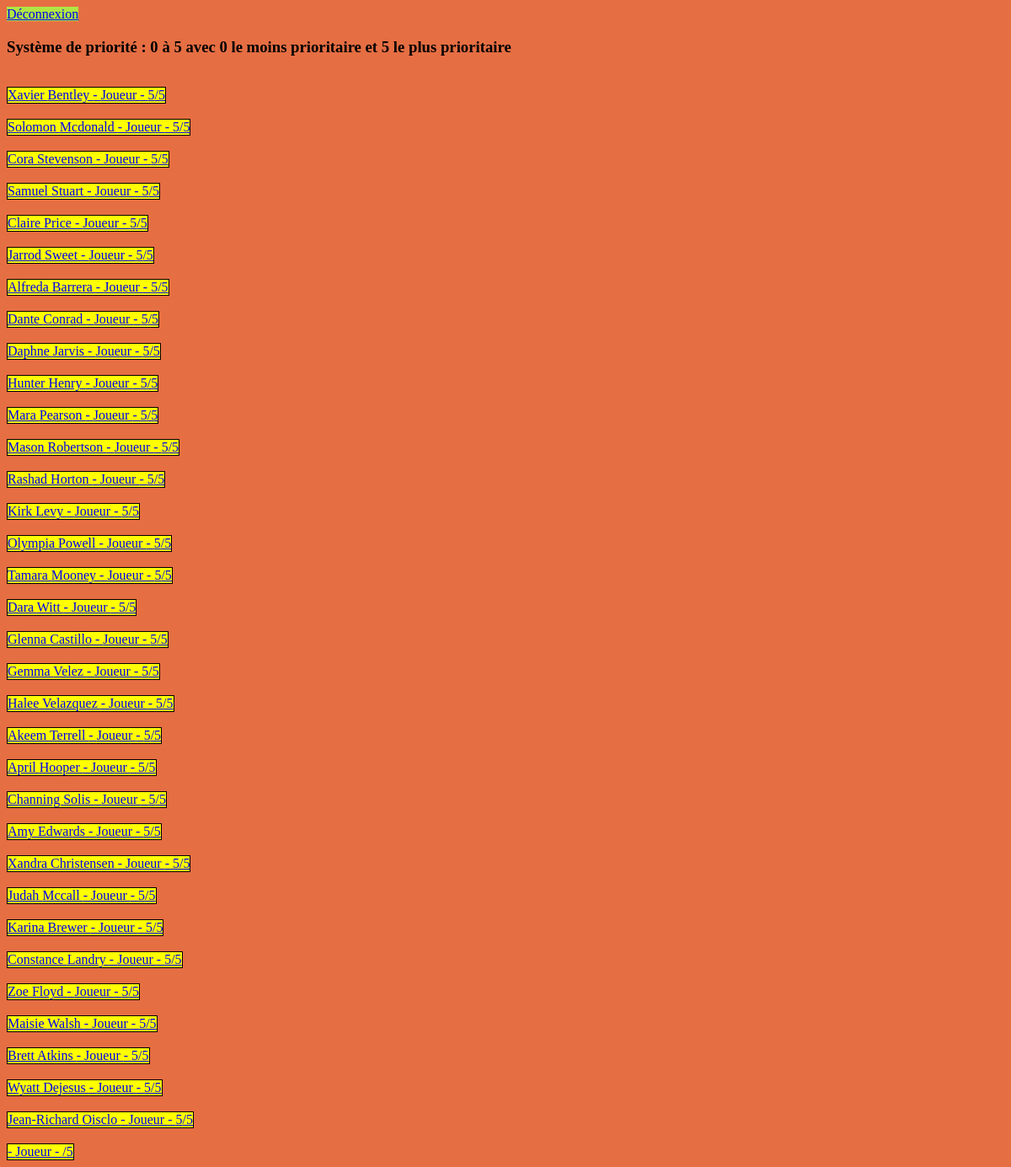
The app's page /CRM/listeVIP.php (signed in) with its own data.
### tables this page shows
CREATE TABLE `ListeVIP` (
  `idFiche` int(11) NOT NULL,
  `idJoueur` int(11) DEFAULT NULL,
  `idArbitre` int(11) DEFAULT NULL,
  `idRamasseur` int(11) DEFAULT NULL,
  `idAutreVIP` int(11) DEFAULT NULL,
  `notation` int(11) DEFAULT NULL
);

CREATE TABLE `Joueur` (
  `idJoueur` int(11) NOT NULL,
  `nom` varchar(255) NOT NULL,
  `prenom` varchar(255) NOT NULL,
  `dateNaissance` date NOT NULL,
  `nationalite` varchar(255) NOT NULL
);

### CRM/listeVIP.php (the view, shortened to what this page needs)
<html>
    <head>
        <link rel="stylesheet" type="text/css" href="style.css" />
    </head>
    <body>
        <?php
        if(isset($_COOKIE["token"])){
            if($_COOKIE["token"]){
                echo "<a href=\"unlog.php\" id=\"deconnexion\">Déconnexion</a></br>";
                echo "<h3>Système de priorité : 0 à 5 avec 0 le moins prioritaire et 5 le plus prioritaire</h3>";
                $bdd=Connection::getBDD();
                $query = $bdd->prepare('SELECT * from ListeVIP');
                $query->execute();
                while($data=$query->fetch()){
                    if($data[1] != null){
                        $secondQuery = $bdd->prepare("SELECT nom,prenom,ListeVIP.idFiche, notation from ListeVIP join Joueur where Joueur.idJoueur=$data[0]");
                        $typeVIP= "Joueur";
                    }
                    $secondQuery->execute();
                    $data2=$secondQuery->fetch();
                    $nom = $data2[0];
                    $prenom= $data2[1];
                    $id=$data[0];
                    $notation=$data2[3];
                    echo "<br><div style=\"background-color:yellow;border: 1px solid black;display:inline-block\">
                    <a href=\"./fiche.php?id=$id\">
                    $prenom $nom - $typeVIP - $notation/5</a></div><br>";
                }
            }
            else{
                header('Location:accessDenied.php');
            }
        }else{
            header('Location:accessDenied.php');
        }
    ?>
    </body>
</html>

### CRM/style.css (style rules this page uses)
body { background-color: rgb(230, 110, 67); }
#deconnexion { background-color: rgb(175, 230, 67); }

### records on screen
listevip: idJoueur.prenom "Xavier", idJoueur.nom "Bentley", idJoueur "Joueur", notation "5"
listevip: idJoueur.prenom "Solomon", idJoueur.nom "Mcdonald", idJoueur "Joueur", listevip.notation "5"
listevip: idJoueur.prenom "Cora", idJoueur.nom "Stevenson", idJoueur "Joueur", listevip.notation "5"
listevip: idJoueur.prenom "Samuel", idJoueur.nom "Stuart", idJoueur "Joueur", listevip.notation "5"
listevip: idJoueur.prenom "Claire", idJoueur.nom "Price", idJoueur "Joueur", listevip.notation "5"
listevip: idJoueur.prenom "Jarrod", idJoueur.nom "Sweet", idJoueur "Joueur", listevip.notation "5"
listevip: idJoueur.prenom "Alfreda", idJoueur.nom "Barrera", idJoueur "Joueur", listevip.notation "5"
listevip: idJoueur.prenom "Dante", idJoueur.nom "Conrad", idJoueur "Joueur", listevip.notation "5"
listevip: idJoueur.prenom "Daphne", idJoueur.nom "Jarvis", idJoueur "Joueur", listevip.notation "5"
listevip: idJoueur.prenom "Hunter", idJoueur.nom "Henry", idJoueur "Joueur", listevip.notation "5"
listevip: idJoueur.prenom "Mara", idJoueur.nom "Pearson", idJoueur "Joueur", listevip.notation "5"
listevip: idJoueur.prenom "Mason", idJoueur.nom "Robertson", idJoueur "Joueur", listevip.notation "5"
listevip: idJoueur.prenom "Rashad", idJoueur.nom "Horton", idJoueur "Joueur", listevip.notation "5"
listevip: idJoueur.prenom "Kirk", idJoueur.nom "Levy", idJoueur "Joueur", listevip.notation "5"
listevip: idJoueur.prenom "Olympia", idJoueur.nom "Powell", idJoueur "Joueur", listevip.notation "5"
listevip: idJoueur.prenom "Tamara", idJoueur.nom "Mooney", idJoueur "Joueur", listevip.notation "5"
listevip: idJoueur.prenom "Dara", idJoueur.nom "Witt", idJoueur "Joueur", listevip.notation "5"
listevip: idJoueur.prenom "Glenna", idJoueur.nom "Castillo", idJoueur "Joueur", listevip.notation "5"
listevip: idJoueur.prenom "Gemma", idJoueur.nom "Velez", idJoueur "Joueur", listevip.notation "5"
listevip: idJoueur.prenom "Halee", idJoueur.nom "Velazquez", idJoueur "Joueur", listevip.notation "5"
listevip: idJoueur.prenom "Akeem", idJoueur.nom "Terrell", idJoueur "Joueur", listevip.notation "5"
listevip: idJoueur.prenom "April", idJoueur.nom "Hooper", idJoueur "Joueur", listevip.notation "5"
listevip: idJoueur.prenom "Channing", idJoueur.nom "Solis", idJoueur "Joueur", listevip.notation "5"
listevip: idJoueur.prenom "Amy", idJoueur.nom "Edwards", idJoueur "Joueur", listevip.notation "5"
listevip: idJoueur.prenom "Xandra", idJoueur.nom "Christensen", idJoueur "Joueur", listevip.notation "5"
listevip: idJoueur.prenom "Judah", idJoueur.nom "Mccall", idJoueur "Joueur", listevip.notation "5"
listevip: idJoueur.prenom "Karina", idJoueur.nom "Brewer", idJoueur "Joueur", listevip.notation "5"
listevip: idJoueur.prenom "Constance", idJoueur.nom "Landry", idJoueur "Joueur", listevip.notation "5"
listevip: idJoueur.prenom "Zoe", idJoueur.nom "Floyd", idJoueur "Joueur", listevip.notation "5"
listevip: idJoueur.prenom "Maisie", idJoueur.nom "Walsh", idJoueur "Joueur", listevip.notation "5"
listevip: idJoueur.prenom "Brett", idJoueur.nom "Atkins", idJoueur "Joueur", listevip.notation "5"
listevip: idJoueur.prenom "Wyatt", idJoueur.nom "Dejesus", idJoueur "Joueur", listevip.notation "5"
listevip: idJoueur.prenom "Jean-Richard", idJoueur.nom "Oisclo", idJoueur "Joueur", listevip.notation "5"
listevip: idJoueur "Joueur"
